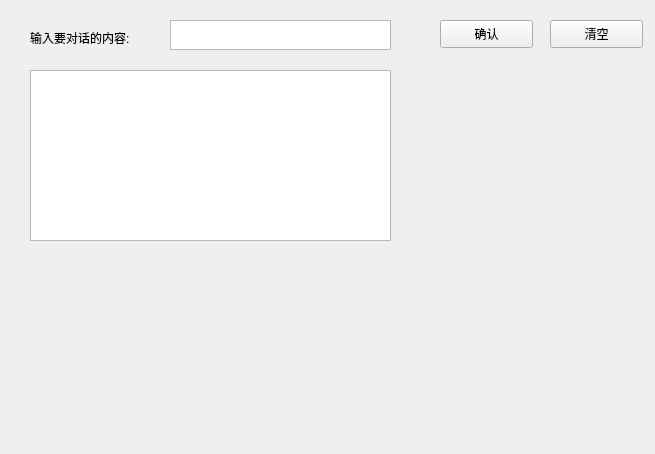
<?xml version="1.0" encoding="UTF-8"?>
<ui version="4.0">
 <class>Frame</class>
 <widget class="QFrame" name="Frame">
  <property name="geometry">
   <rect>
    <x>0</x>
    <y>0</y>
    <width>655</width>
    <height>454</height>
   </rect>
  </property>
  <property name="windowTitle">
   <string>TurlingApi</string>
  </property>
  <widget class="QLabel" name="label">
   <property name="geometry">
    <rect>
     <x>30</x>
     <y>30</y>
     <width>141</width>
     <height>16</height>
    </rect>
   </property>
   <property name="text">
    <string>输入要对话的内容:</string>
   </property>
  </widget>
  <widget class="QTextEdit" name="textEdit">
   <property name="geometry">
    <rect>
     <x>170</x>
     <y>20</y>
     <width>221</width>
     <height>30</height>
    </rect>
   </property>
  </widget>
  <widget class="QTextBrowser" name="textBrowser">
   <property name="geometry">
    <rect>
     <x>30</x>
     <y>70</y>
     <width>361</width>
     <height>171</height>
    </rect>
   </property>
  </widget>
  <widget class="QPushButton" name="pushButton">
   <property name="geometry">
    <rect>
     <x>440</x>
     <y>20</y>
     <width>93</width>
     <height>28</height>
    </rect>
   </property>
   <property name="text">
    <string>确认</string>
   </property>
  </widget>
  <widget class="QPushButton" name="pushButton_2">
   <property name="geometry">
    <rect>
     <x>550</x>
     <y>20</y>
     <width>93</width>
     <height>28</height>
    </rect>
   </property>
   <property name="text">
    <string>清空</string>
   </property>
  </widget>
 </widget>
 <resources/>
 <connections>
  <connection>
   <sender>textEdit</sender>
   <signal>windowIconTextChanged(QString)</signal>
   <receiver>pushButton</receiver>
   <slot>click()</slot>
   <hints>
    <hint type="sourcelabel">
     <x>389</x>
     <y>32</y>
    </hint>
    <hint type="destinationlabel">
     <x>442</x>
     <y>35</y>
    </hint>
   </hints>
  </connection>
  <connection>
   <sender>pushButton</sender>
   <signal>clicked()</signal>
   <receiver>textBrowser</receiver>
   <slot>show()</slot>
   <hints>
    <hint type="sourcelabel">
     <x>467</x>
     <y>47</y>
    </hint>
    <hint type="destinationlabel">
     <x>382</x>
     <y>114</y>
    </hint>
   </hints>
  </connection>
 </connections>
</ui>
